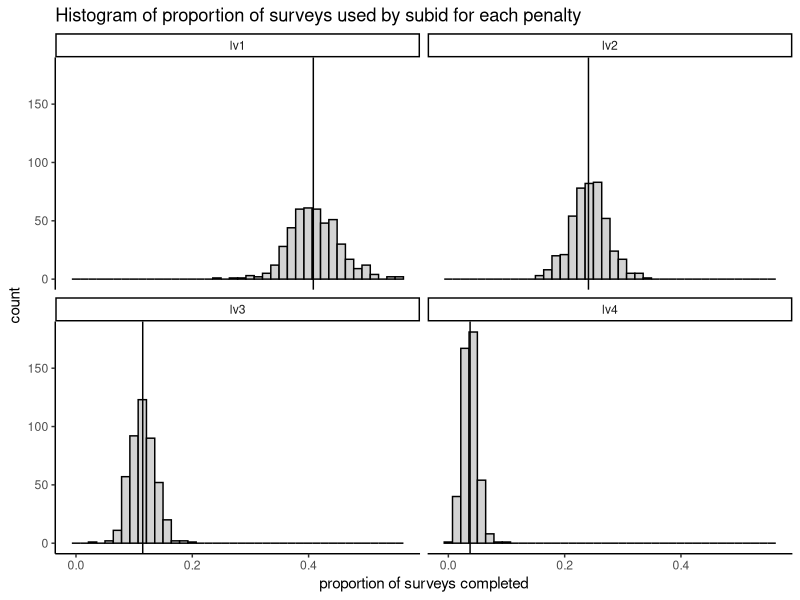

Write the R code that produced this figure. (Note: this script raises an error after producing the figure.)
## ---- chunk 1
#| message: false
#| echo: false

# load libraries and read in data for printing results

library(tidyverse)
library(here)

theme_set(theme_classic())

aucs <- read_csv(here("data/auc_3_x_10.csv"),
                 show_col_types = FALSE)
posteriors <- read_csv(here("data/posteriors.csv"),
                       show_col_types = FALSE)
pp_tibble <- read_csv(here("data/pp_perf_tibble.csv"),
                       show_col_types = FALSE)
contrasts <- read_csv(here("data/contrast.csv"),
                      show_col_types = FALSE)
freq <- read_csv(here("data/freq.csv"),
                      show_col_types = FALSE) 
lapses <- read_csv(here("data/lapses.csv"),
                      show_col_types = FALSE)
## ---- chunk 2
#| label: fig-method
#| fig-cap: "Architecture for two-phase training."
#| fig-width: 6
#| fig-height: 3
#| echo: false 

knitr::include_graphics(path = here::here("figures/methods.png"), error = FALSE)
## ---- chunk 3
freq |> 
  group_by(model) |> 
  summarise(median = median(prop), 
            min = min(prop),
            max = max(prop))
## ---- chunk 4
freq |> 
  filter(model != "full") |> 
  ggplot(aes(x = prop)) +
  geom_histogram(color = "black", fill = "light grey", bins = 40) +
  facet_wrap(~model) +
  geom_vline(aes(xintercept = med), freq |> 
               filter(model != "full") |> 
               group_by(model) |> 
               mutate(med = median(prop))) +
  labs(title = "Histogram of proportion of surveys used by subid for each penalty",
       x = "proportion of surveys completed")
## ---- chunk 5
freq |>
  filter(model != "full") |> 
  left_join(lapses, by = "subid") |> 
  ggplot(aes(x = prop, y = prop_lapse_days), alpha = .4) +
  geom_point() +
  facet_wrap(~model) +
  labs(title = "Relationship between lapses and survey frequency",
       x = "proportion of surveys completed",
       y = "proportion of study days with lapses")
## ---- chunk 6
#| echo: false

aucs |> 
  group_by(n_repeat) |> 
  summarise(across(xgboost:nn_lv4, ~median(.x))) |> 
  ungroup() |> 
  summarise(across(xgboost:nn_lv4, ~median(.x))) |> 
  glimpse()
## ---- chunk 7
#| echo: false

pp_tibble |> 
  kableExtra::kbl(digits = 3)
## ---- chunk 8
#| echo: false

posteriors |> 
  filter(model != "xgboost") |> 
  mutate(model = factor(model, 
                        levels = c("nn_full", "nn_lv1", "nn_lv2", 
                                   "nn_lv3", "nn_lv4"))) |>
  ggplot() + 
  geom_histogram(aes(x = posterior), fill = "light grey", color = "black", 
                 bins = 30) +
  geom_segment(mapping = aes(y = 3000, yend = 3600, x = pp_median, 
                             xend = pp_median),
               data = subset(pp_tibble, model != "xgboost")) +
  geom_segment(mapping = aes(y = 3400, yend = 3400, x = pp_lower, xend = pp_upper),
                data = subset(pp_tibble, model != "xgboost")) +
  facet_wrap(~model, ncol = 1) +
  ylab("Posterior Probability Frequency") +
  xlab("Area Under ROC Curve") +
  theme_classic() 
## ---- chunk 9
#| echo: false

contrasts |> 
  kableExtra::kbl(digits = 3)
